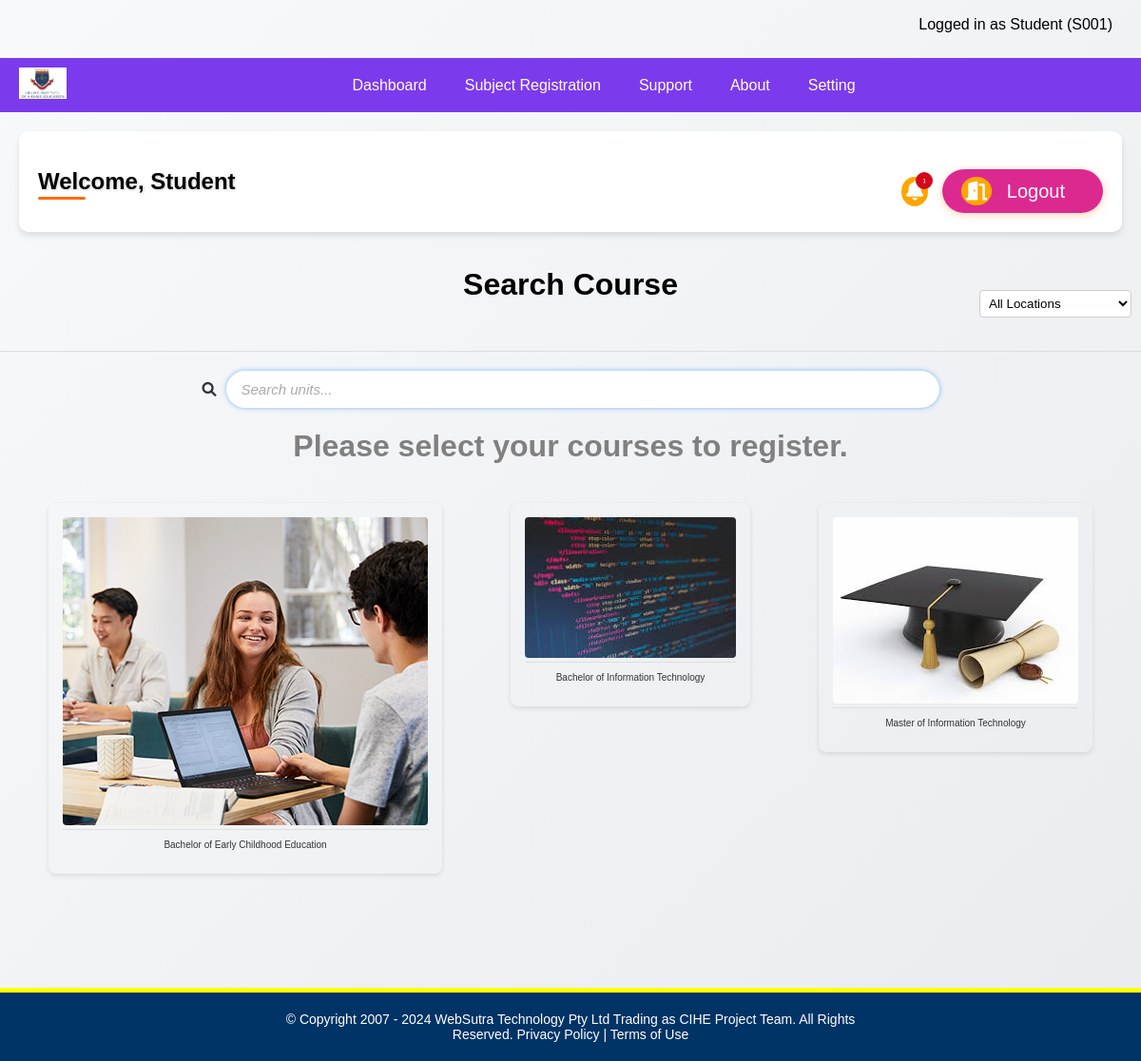
/subjectreg.php (signed in), run on the app's committed database.
### tables this page shows
CREATE TABLE IF NOT EXISTS courses (
    id INT PRIMARY KEY AUTO_INCREMENT,
    course_code VARCHAR(20) UNIQUE NOT NULL,
    course_name VARCHAR(100) NOT NULL,
    description TEXT,
    credits INT NOT NULL,
    program_id INT,
    image_path VARCHAR(255),
    created_at TIMESTAMP DEFAULT CURRENT_TIMESTAMP,
    updated_at TIMESTAMP DEFAULT CURRENT_TIMESTAMP ON UPDATE CURRENT_TIMESTAMP,
    FOREIGN KEY (program_id) REFERENCES programs(id) ON DELETE SET NULL
);

### backend/course_operations.php (called while the page is built, shortened)
<?php
require_once 'db.php';
function getCourses() {
    global $conn;
    $sql = "SELECT c.*, p.program_name
            FROM courses c
            JOIN programs p ON c.program_id = p.id
            ORDER BY p.program_name";
    $result = $conn->query($sql);
    $courses = [];
    while ($row = $result->fetch_assoc()) {
        $courses[] = [
            'id' => $row['id'],
            'code' => $row['course_code'],
            'name' => $row['course_name'],
            'description' => $row['description'],
            'credits' => $row['credits'],
            'program_name' => $row['program_name'],
            'image_path' => $row['image_path']
        ];
    }
    return $courses;
}
?>

### subjectreg.php (the view, shortened to what this page needs)
<?php
require_once 'includes/student_header.php';
require_once 'includes/live_chat.php';
require_once 'backend/course_operations.php';
$courses = getCourses();
?>
<div class="head">
    <h1 style="justify-content: center; text-align: center;">Search Course</h1>
</div>
<div class="locations">
    <select id="locationFilter">
        <option value="">All Locations</option>
    </select>
</div>
<hr>
<div class="search">
    <i class="fa-solid fa-search"></i>
    <input type="search" id="courseSearch" placeholder="Search units...">
</div>
<h1 class="available" style="text-align: center; color: gray;">
    Please select your courses to register.
</h1>
<div class="images" id="courseContainer">
    <?php foreach ($courses as $course): ?>
    <div class="course-card">
        <a href="registration.php?course=<?php echo urlencode($course['code']); ?>">
            <img class="subs" src="<?php echo htmlspecialchars($course['image_path']); ?>"
                 alt="<?php echo htmlspecialchars($course['name']); ?>">
        </a>
        <hr>
        <p><?php echo htmlspecialchars($course['name']); ?></p>
    </div>
    <?php endforeach; ?>
</div>
<footer>
    <div>
        &copy; Copyright 2007 - 2024 WebSutra Technology Pty Ltd Trading as CIHE Project Team. All Rights Reserved. Privacy Policy | Terms of Use
    </div>
</footer>
</body>
</html>

### includes/student_header.php (shortened to what this page needs)
<!DOCTYPE html>
<html lang="en">
<head>
    <link rel="stylesheet" href="index.css">
    <link href="https://cdnjs.cloudflare.com/ajax/libs/font-awesome/6.0.0-beta3/css/all.min.css" rel="stylesheet">
</head>
<body id="blurTarget">
    <div class="log">
        <p>Logged in as Student (<?php echo $_SESSION["student_id"]; ?>)</p>
    </div>
    <div class="nav" style="z-index: 1000;">
        <div class="logo">
            <a href="home.php">
                <img src="image.png" alt="Logo">
            </a>
        </div>
        <div class="links">
            <ul>
                <li class="dropdown">
                    <a href="home.php">Dashboard</a>
                </li>
                <li><a href="subjectreg.php">Subject Registration</a></li>
                <li><a href="Support.php">Support</a></li>
                <li><a href="about.php">About</a></li>
                <li class="dropdown">
                    <a href="#">Setting</a>
                </li>
            </ul>
        </div>
    </div>
    <header class="loggedIn">
        <h2>Welcome, Student</h2>
        <div class="buttons">
            <i class="fa-solid fa-bell"></i>
            <button id="destroy" onclick="return showModel()"><a href="logout.php"><i class="fa-solid fa-door-open"></i> Logout</a></button>
        </div>
    </header>

### index.css (style rules this page uses)
* { font-style: Arial, sans-serif; }
body { margin: 0; padding: 0; font-family: Arial, sans-serif; background: linear-gradient(135deg, #f8f9fa 0%, #e9ecef 100%); }
html { scroll-behavior: smooth; }
hr { border: none; height: 1px; background-color: #ddd; margin: 0; }
a { color: #2b2bff; text-decoration: none; }
.log { display: flex; justify-content: flex-end; margin: 10px; text-align: center; }
.log p { margin-right: 20px; margin-top: 7px; }
.nav { display: flex; align-items: center; padding: 10px 20px; position: sticky; transition: all 0.3s ease; background-color: #7c3aed; color: white; top: 0; }
.nav .logo img { width: 50px; cursor: pointer; }
.nav .links { margin:auto; justify-content: center; font-family: Arial, sans-serif; position: sticky; top: 0; background: transparent; }
.nav .links ul { display: flex; list-style: none; margin: 0; padding: 0; }
.nav .links li { margin-left: 20px; position: relative; }
.nav .links ul li a { padding: 5px 15px; display: block; text-decoration: none; color: white; padding: 5px 10px; border-radius: 5px; }
.dropdown { position: relative; }
.loggedIn { display: flex; justify-content: space-between; align-items: center; padding: 20px; background-color: white; box-shadow: 0 4px 6px rgba(0, 0, 0, 0.1); border-radius: 10px; margin: 20px; }
.loggedIn .buttons i { margin-right: 10px; padding: 5px; background-color: orange; color: white; border-radius: 50%; cursor: pointer; transition: 0.3s; }
.loggedIn h2 { margin: 0; font-size: 1.5rem; font-weight: 600; position: relative; text-shadow: 1px 1px 3px rgba(0, 0, 0, 0.2); animation: fadeIn 0.8s ease-out; cursor: pointer }
.loggedIn h2::after { content: ''; position: absolute; bottom: -5px; left: 0; width: 50px; height: 3px; background: #ff6b00; border-radius: 3px; transition: width 0.3s ease; }
.fa-bell { font-size: 1.3rem; color: white; cursor: pointer; position: relative; transition: all 0.3s ease; padding: 8px; border-radius: 50%; }
.fa-bell::after { content: '1'; position: absolute; top: -5px; right: -5px; width: 18px; height: 18px; background: #d4091a; color: white; border-radius: 100%; font-size: 5px; font-weight: bold; display: flex; align-items: center; justify-content: center; animation: pulse 2s infinite; }
.loggedIn .buttons button { background: rgba(217, 18, 131, 0.9); color: white; border: none; padding: 8px 20px; border-radius: 25px; cursor: pointer; font-weight: 500; align-items: center; gap: 8px; transition: all 0.3s ease; box-shadow: 0 2px 10px rgba(255, 107, 0, 0.3); position: relative; overflow: hidden; }
.loggedIn .buttons button::before { content: ''; position: absolute; top: 0; left: -100%; width: 100%; height: 100%; background: linear-gradient(90deg, transparent, rgba(255, 255, 255, 0.2), transparent); transition: 0.5s; }
.fa-door-open { transition: transform 0.3s ease; }
header { display: flex; justify-content: space-between; padding: 10px; background-color: #fff; box-shadow: 0 2px 5px rgba(0, 0, 0, 0.1); }
header h2 { margin: 0; }
.locations { margin: 20px 0; margin-left: 85%; padding-right: 20px; margin-top: -64px; padding: 15px 10px; }
.buttons button a { text-decoration: none; color: white; font-size: 20px; padding-right: 20px; transition: 0.5s ease-in-out; }
.buttons button { background-color: #ff4d4d; color: white; padding:8px 6px; border-radius: 5px; cursor: pointer; }
select { width: 100%; padding: 5px; border: 1px solid #ccc; border-radius: 4px; background-color: #fff; }
.search { display: flex; align-items: center; justify-content: center; margin: 20px 0px; }
.search i { color: #333; font-size: 15px; margin-right: 10px; }
input[type="search"] { width: 70%; max-width: 750px; border: 1px solid white; padding: 10px 15px; font-size: 15px; transition: all 0.3s ease-in-out; outline: none; border-radius: 25px; box-shadow: 0 0 5px rgba(0, 123, 255, 0.5); }
input[type="search"]::placeholder { color: #aaa; font-style: italic; }
.head h1 { padding: 15px; }
.images { display: flex; justify-content: center; align-items: flex-start; flex-wrap: wrap; gap: 2rem; }
.subs { width: 100%; height: auto; }
.images p { font-size: 10px; }
button { padding: 20px; text-align: center; background-color: red; color: white; font-size: 20px; margin-top: 20px; padding: 15px 12px; border-radius: 15px; border: none; }
footer { background-color: #003366; color: white; text-align: center; padding: 20px 10px; font-size: 14px; margin-top: 100px; border-top: 5px solid yellow; }
footer div { max-width: 600px; margin: 0 auto; }

### data on the page
courses: image_path (picture), name "Bachelor of Early Childhood Education"
courses: image_path (picture), course_name "Bachelor of Information Technology"
courses: image_path (picture), course_name "Master of Information Technology"

### other printed values
$_SESSION["student_id"] "S001"
